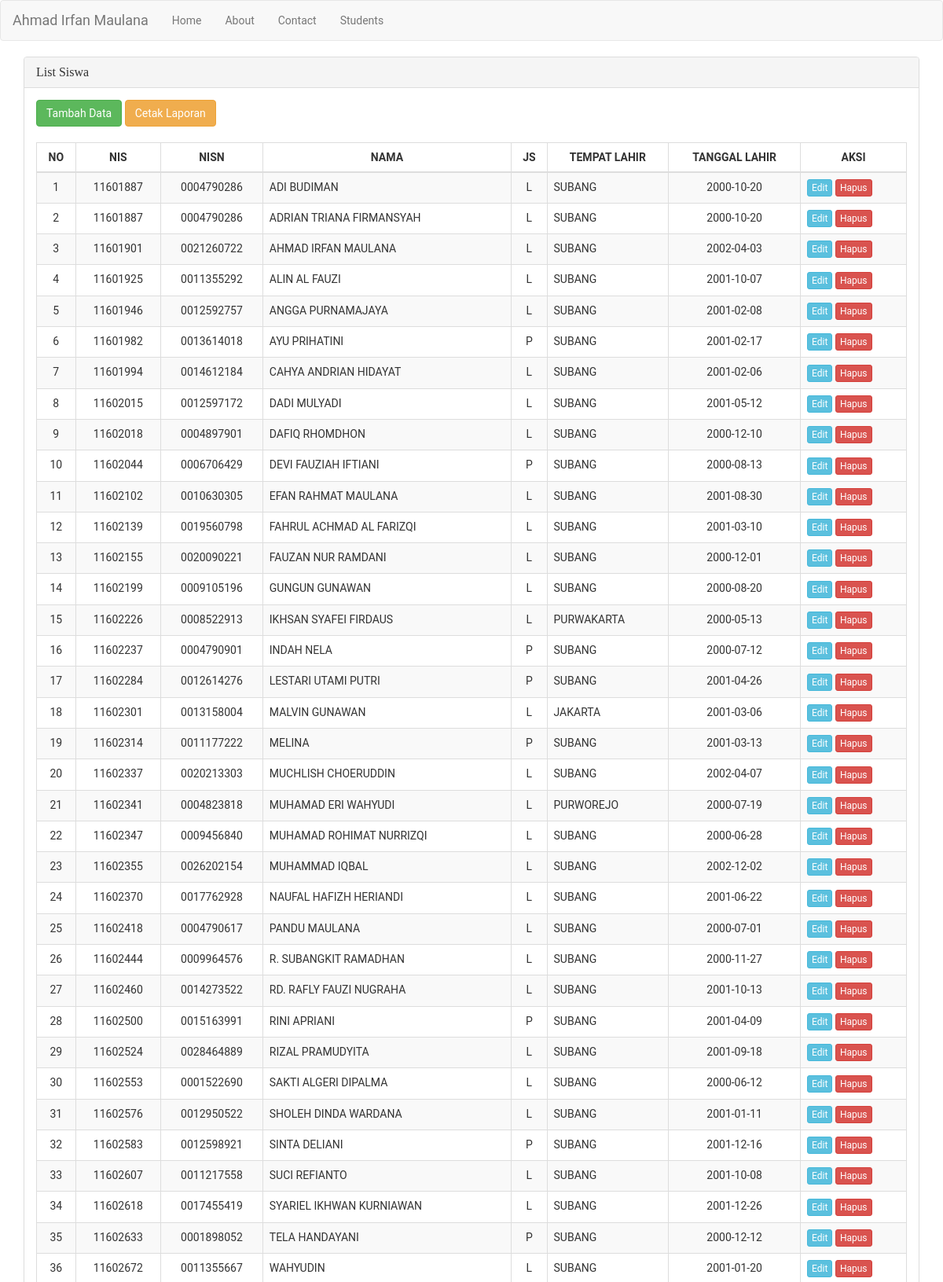
/index.php/siswa (upper part), run on the app's committed database.
### tables this page shows
CREATE TABLE `siswa` (
  `siswa_id` int(11) NOT NULL,
  `siswa_nis` char(8) DEFAULT NULL,
  `siswa_nisn` char(10) DEFAULT NULL,
  `siswa_nama` varchar(100) DEFAULT NULL,
  `siswa_jk` char(1) DEFAULT NULL,
  `siswa_tmp_lahir` varchar(50) DEFAULT NULL,
  `siswa_tgl_lahir` date DEFAULT NULL,
  `siswa_alamat` text,
  `siswa_entri` datetime DEFAULT NULL,
  `siswa_kelas_id` int(11) DEFAULT NULL,
  `deleted_at` timestamp NULL DEFAULT NULL
);

### application/controllers/Siswa.php (called while the page is built, shortened)
<?php
class Siswa extends CI_Controller{
  public function __construct()
  {
    $this->load->model('ModelSiswa');
  }
  function index()
  {
    $data['content'] = 'siswa/home';
    $siswa = $this->ModelSiswa->get();
    $data['data'] = array(
      "siswa" => $siswa->result(),
    );
    $this->load->view('common/content', $data);
  }
}

### index.php (called while the page is built, shortened)
<?php
require_once BASEPATH.'core/CodeIgniter.php';

### application/models/ModelSiswa.php (called while the page is built, shortened)
<?php
class ModelSiswa extends CI_Model{
  public function get()
  {
    return $this->db->get('siswa');
  }
}

### application/views/site/siswa/home.php (the view, shortened to what this page needs)
<div class="panel panel-default">
  <div class="panel-heading">
    <h3 class="panel-title">List Siswa</h3>
  </div>
  <div class="panel-body">
    <a href="<?php echo base_url('siswa/tambah'); ?>" class="btn btn-success">Tambah Data</a>
    <a href="#" class="btn btn-warning" id="cetak">Cetak Laporan</a>
    <br><br>
    <div id="table">
      <table class="table table-striped table-bordered">
        <thead>
          <tr>
            <th class="text-center">NO</th>
            <th class="text-center">NIS</th>
            <th class="text-center">NISN</th>
            <th class="text-center">NAMA</th>
            <th class="text-center">JS</th>
            <th class="text-center">TEMPAT LAHIR</th>
            <th class="text-center">TANGGAL LAHIR</th>
            <th class="text-center print-hidden">AKSI</th>
          </tr>
        </thead>
        <tbody>
          <?php
          $no = 1;
          foreach ($siswa as $key ) {
            ?>
            <tr>
              <td class="text-center"><?php echo $no; ?></td>
              <td class="text-center"><?php echo $key->siswa_nis; ?></td>
              <td class="text-center"><?php echo $key->siswa_nisn; ?></td>
              <td class="text-uppercase"><?php echo $key->siswa_nama; ?></td>
              <td class="text-center"><?php echo $key->siswa_jk; ?></td>
              <td class="text-uppercase"><?php echo $key->siswa_tmp_lahir; ?></td>
              <td class="text-center"><?php echo $key->siswa_tgl_lahir; ?></td>
              <td class="print-hidden">
                <a href="<?php echo base_url('siswa/edit/'.$key->siswa_id); ?>" class="btn btn-info btn-xs">Edit</a>
                <a href="" data-id="<?php echo $key->siswa_id; ?>" data-url="<?php echo base_url('siswa/hapus'); ?>" class="button-delete btn btn-danger btn-xs">Hapus</a>
              </td>
            </tr>
            <?php
            $no++;
          }
           ?>
        </tbody>
      </table>
    </div>
  </div>
</div>

### application/views/common/content.php (shortened to what this page needs)
<!DOCTYPE html>
<html>
  <head>
    <link rel="stylesheet" href="<?php echo base_url('assets/css/bootstrap.min.css'); ?>">
  </head>
  <body>
    <nav class="navbar navbar-default">
      <div class="navbar-header">
        <a href="#" class="navbar-brand">Ahmad Irfan Maulana</a>
      </div>
      <ul class="navbar-nav nav">
        <li>
          <?php echo anchor('dashboard', 'Home'); ?>
        </li>
        <li>
          <?php echo anchor('about', 'About'); ?>
        </li>
        <li>
          <?php echo anchor('contact', 'Contact'); ?>
        </li>
        <li>
          <?php echo anchor('siswa', 'Students'); ?>
        </li>
      </ul>
    </nav>
    <div class="container">
      <?php
        $data['data'] = $data;
        $this->load->view('site/'.$content,$data);
      ?>
    </div>
  </body>
</html>

### application/views/common/content.php (style rules this page uses)
* { font-family: "roboto"; }
h1,h2,h3,h4,h5,h6 { font-family: "poppins"; }

### data on the page
siswa: siswa_nis "11601887", siswa_nisn "0004790286", siswa_nama "ADI BUDIMAN", siswa_jk "L", siswa_tmp_lahir "SUBANG", siswa_tgl_lahir "2000-10-20"
siswa: siswa_nis "11601887", siswa_nisn "0004790286", siswa_nama "ADRIAN TRIANA FIRMANSYAH", siswa_jk "L", siswa_tmp_lahir "SUBANG", siswa_tgl_lahir "2000-10-20"
siswa: siswa_nis "11601901", siswa_nisn "0021260722", siswa_nama "AHMAD IRFAN MAULANA", siswa_jk "L", siswa_tmp_lahir "SUBANG", siswa_tgl_lahir "2002-04-03"
siswa: siswa_nis "11601925", siswa_nisn "0011355292", siswa_nama "ALIN AL FAUZI", siswa_jk "L", siswa_tmp_lahir "SUBANG", siswa_tgl_lahir "2001-10-07"
siswa: siswa_nis "11601946", siswa_nisn "0012592757", siswa_nama "ANGGA PURNAMAJAYA", siswa_jk "L", siswa_tmp_lahir "SUBANG", siswa_tgl_lahir "2001-02-08"
siswa: siswa_nis "11601982", siswa_nisn "0013614018", siswa_nama "AYU PRIHATINI", siswa_jk "P", siswa_tmp_lahir "SUBANG", siswa_tgl_lahir "2001-02-17"
siswa: siswa_nis "11601994", siswa_nisn "0014612184", siswa_nama "CAHYA ANDRIAN HIDAYAT", siswa_jk "L", siswa_tmp_lahir "SUBANG", siswa_tgl_lahir "2001-02-06"
siswa: siswa_nis "11602015", siswa_nisn "0012597172", siswa_nama "DADI MULYADI", siswa_jk "L", siswa_tmp_lahir "SUBANG", siswa_tgl_lahir "2001-05-12"
siswa: siswa_nis "11602018", siswa_nisn "0004897901", siswa_nama "DAFIQ RHOMDHON", siswa_jk "L", siswa_tmp_lahir "SUBANG", siswa_tgl_lahir "2000-12-10"
siswa: siswa_nis "11602044", siswa_nisn "0006706429", siswa_nama "DEVI FAUZIAH IFTIANI", siswa_jk "P", siswa_tmp_lahir "SUBANG", siswa_tgl_lahir "2000-08-13"
siswa: siswa_nis "11602102", siswa_nisn "0010630305", siswa_nama "EFAN RAHMAT MAULANA", siswa_jk "L", siswa_tmp_lahir "SUBANG", siswa_tgl_lahir "2001-08-30"
siswa: siswa_nis "11602139", siswa_nisn "0019560798", siswa_nama "FAHRUL ACHMAD AL FARIZQI", siswa_jk "L", siswa_tmp_lahir "SUBANG", siswa_tgl_lahir "2001-03-10"
siswa: siswa_nis "11602155", siswa_nisn "0020090221", siswa_nama "FAUZAN NUR RAMDANI", siswa_jk "L", siswa_tmp_lahir "SUBANG", siswa_tgl_lahir "2000-12-01"
siswa: siswa_nis "11602199", siswa_nisn "0009105196", siswa_nama "GUNGUN GUNAWAN", siswa_jk "L", siswa_tmp_lahir "SUBANG", siswa_tgl_lahir "2000-08-20"
siswa: siswa_nis "11602226", siswa_nisn "0008522913", siswa_nama "IKHSAN SYAFEI FIRDAUS", siswa_jk "L", siswa_tmp_lahir "PURWAKARTA", siswa_tgl_lahir "2000-05-13"
siswa: siswa_nis "11602237", siswa_nisn "0004790901", siswa_nama "INDAH NELA", siswa_jk "P", siswa_tmp_lahir "SUBANG", siswa_tgl_lahir "2000-07-12"
siswa: siswa_nis "11602284", siswa_nisn "0012614276", siswa_nama "LESTARI UTAMI PUTRI", siswa_jk "P", siswa_tmp_lahir "SUBANG", siswa_tgl_lahir "2001-04-26"
siswa: siswa_nis "11602301", siswa_nisn "0013158004", siswa_nama "MALVIN GUNAWAN", siswa_jk "L", siswa_tmp_lahir "JAKARTA", siswa_tgl_lahir "2001-03-06"
siswa: siswa_nis "11602314", siswa_nisn "0011177222", siswa_nama "MELINA", siswa_jk "P", siswa_tmp_lahir "SUBANG", siswa_tgl_lahir "2001-03-13"
siswa: siswa_nis "11602337", siswa_nisn "0020213303", siswa_nama "MUCHLISH CHOERUDDIN", siswa_jk "L", siswa_tmp_lahir "SUBANG", siswa_tgl_lahir "2002-04-07"
siswa: siswa_nis "11602341", siswa_nisn "0004823818", siswa_nama "MUHAMAD ERI WAHYUDI", siswa_jk "L", siswa_tmp_lahir "PURWOREJO", siswa_tgl_lahir "2000-07-19"
siswa: siswa_nis "11602347", siswa_nisn "0009456840", siswa_nama "MUHAMAD ROHIMAT NURRIZQI", siswa_jk "L", siswa_tmp_lahir "SUBANG", siswa_tgl_lahir "2000-06-28"
siswa: siswa_nis "11602355", siswa_nisn "0026202154", siswa_nama "MUHAMMAD IQBAL", siswa_jk "L", siswa_tmp_lahir "SUBANG", siswa_tgl_lahir "2002-12-02"
siswa: siswa_nis "11602370", siswa_nisn "0017762928", siswa_nama "NAUFAL HAFIZH HERIANDI", siswa_jk "L", siswa_tmp_lahir "SUBANG", siswa_tgl_lahir "2001-06-22"
siswa: siswa_nis "11602418", siswa_nisn "0004790617", siswa_nama "PANDU MAULANA", siswa_jk "L", siswa_tmp_lahir "SUBANG", siswa_tgl_lahir "2000-07-01"
siswa: siswa_nis "11602444", siswa_nisn "0009964576", siswa_nama "R. SUBANGKIT RAMADHAN", siswa_jk "L", siswa_tmp_lahir "SUBANG", siswa_tgl_lahir "2000-11-27"
siswa: siswa_nis "11602460", siswa_nisn "0014273522", siswa_nama "RD. RAFLY FAUZI NUGRAHA", siswa_jk "L", siswa_tmp_lahir "SUBANG", siswa_tgl_lahir "2001-10-13"
siswa: siswa_nis "11602500", siswa_nisn "0015163991", siswa_nama "RINI APRIANI", siswa_jk "P", siswa_tmp_lahir "SUBANG", siswa_tgl_lahir "2001-04-09"
siswa: siswa_nis "11602524", siswa_nisn "0028464889", siswa_nama "RIZAL PRAMUDYITA", siswa_jk "L", siswa_tmp_lahir "SUBANG", siswa_tgl_lahir "2001-09-18"
siswa: siswa_nis "11602553", siswa_nisn "0001522690", siswa_nama "SAKTI ALGERI DIPALMA", siswa_jk "L", siswa_tmp_lahir "SUBANG", siswa_tgl_lahir "2000-06-12"
siswa: siswa_nis "11602576", siswa_nisn "0012950522", siswa_nama "SHOLEH DINDA WARDANA", siswa_jk "L", siswa_tmp_lahir "SUBANG", siswa_tgl_lahir "2001-01-11"
siswa: siswa_nis "11602583", siswa_nisn "0012598921", siswa_nama "SINTA DELIANI", siswa_jk "P", siswa_tmp_lahir "SUBANG", siswa_tgl_lahir "2001-12-16"
siswa: siswa_nis "11602607", siswa_nisn "0011217558", siswa_nama "SUCI REFIANTO", siswa_jk "L", siswa_tmp_lahir "SUBANG", siswa_tgl_lahir "2001-10-08"
siswa: siswa_nis "11602618", siswa_nisn "0017455419", siswa_nama "SYARIEL IKHWAN KURNIAWAN", siswa_jk "L", siswa_tmp_lahir "SUBANG", siswa_tgl_lahir "2001-12-26"
siswa: siswa_nis "11602633", siswa_nisn "0001898052", siswa_nama "TELA HANDAYANI", siswa_jk "P", siswa_tmp_lahir "SUBANG", siswa_tgl_lahir "2000-12-12"
siswa: siswa_nis "11602672", siswa_nisn "0011355667", siswa_nama "WAHYUDIN", siswa_jk "L", siswa_tmp_lahir "SUBANG", siswa_tgl_lahir "2001-01-20"

### other printed values
anchor('dashboard', 'Home') "Home"
anchor('about', 'About') "About"
anchor('contact', 'Contact') "Contact"
anchor('siswa', 'Students') "Students"
